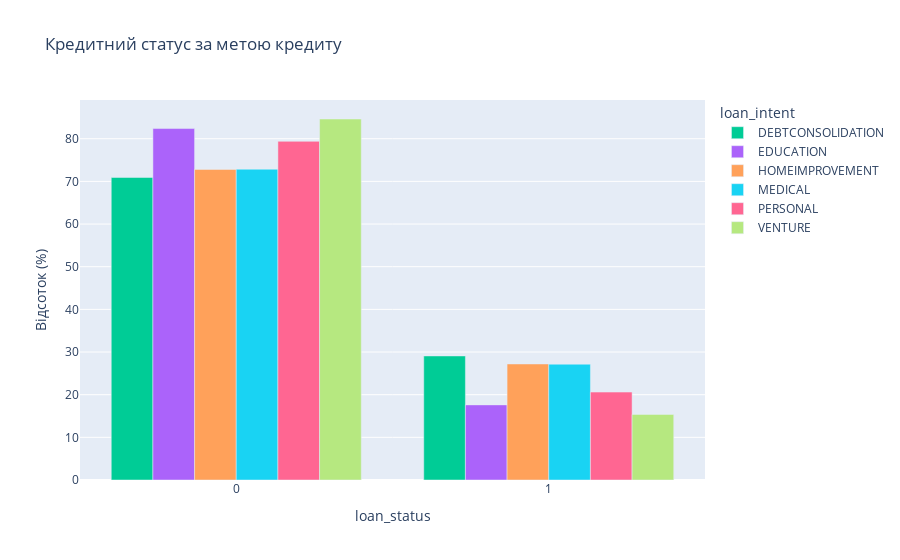

The code cell stored with this chart in its notebook:
### Code cell
# Кредитний статус за власністю житла
ownership_loan_status = df.groupby(['loan_intent', 'loan_status']).size().unstack()
ownership_loan_status_pct = ownership_loan_status.div(ownership_loan_status.sum(axis=1), axis=0) * 100

fig = px.bar(
    ownership_loan_status_pct.T,
    title='Кредитний статус за метою кредиту',
    labels={'value': 'Відсоток (%)', 'index': 'Кредитний статус'},
    color_discrete_map={'No':'#2ecc71', 'Yes':'#e74c3c'},
    barmode='group'
)
fig.show()

### Figure 1 — Plotly figure (JSON) as saved in the notebook; plotly's stock layout.template omitted (floating-point values rounded to 4 significant figures)
{"data": [{"alignmentgroup": "True", "hovertemplate": "loan_intent=DEBTCONSOLIDATION<br>loan_status=%{x}<br>Відсоток (%)=%{y}<extra></extra>", "legendgroup": "DEBTCONSOLIDATION", "marker": {"color": "#00cc96", "pattern": {"shape": ""}}, "name": "DEBTCONSOLIDATION", "offsetgroup": "DEBTCONSOLIDATION", "orientation": "v", "showlegend": true, "textposition": "auto", "type": "bar", "x": [0, 1], "xaxis": "x", "y": [70.92, 29.08], "yaxis": "y"}, {"alignmentgroup": "True", "hovertemplate": "loan_intent=EDUCATION<br>loan_status=%{x}<br>Відсоток (%)=%{y}<extra></extra>", "legendgroup": "EDUCATION", "marker": {"color": "#ab63fa", "pattern": {"shape": ""}}, "name": "EDUCATION", "offsetgroup": "EDUCATION", "orientation": "v", "showlegend": true, "textposition": "auto", "type": "bar", "x": [0, 1], "xaxis": "x", "y": [82.39, 17.61], "yaxis": "y"}, {"alignmentgroup": "True", "hovertemplate": "loan_intent=HOMEIMPROVEMENT<br>loan_status=%{x}<br>Відсоток (%)=%{y}<extra></extra>", "legendgroup": "HOMEIMPROVEMENT", "marker": {"color": "#FFA15A", "pattern": {"shape": ""}}, "name": "HOMEIMPROVEMENT", "offsetgroup": "HOMEIMPROVEMENT", "orientation": "v", "showlegend": true, "textposition": "auto", "type": "bar", "x": [0, 1], "xaxis": "x", "y": [72.8, 27.2], "yaxis": "y"}, {"alignmentgroup": "True", "hovertemplate": "loan_intent=MEDICAL<br>loan_status=%{x}<br>Відсоток (%)=%{y}<extra></extra>", "legendgroup": "MEDICAL", "marker": {"color": "#19d3f3", "pattern": {"shape": ""}}, "name": "MEDICAL", "offsetgroup": "MEDICAL", "orientation": "v", "showlegend": true, "textposition": "auto", "type": "bar", "x": [0, 1], "xaxis": "x", "y": [72.85, 27.15], "yaxis": "y"}, {"alignmentgroup": "True", "hovertemplate": "loan_intent=PERSONAL<br>loan_status=%{x}<br>Відсоток (%)=%{y}<extra></extra>", "legendgroup": "PERSONAL", "marker": {"color": "#FF6692", "pattern": {"shape": ""}}, "name": "PERSONAL", "offsetgroup": "PERSONAL", "orientation": "v", "showlegend": true, "textposition": "auto", "type": "bar", "x": [0, 1], "xaxis": "x", "y": [79.39, 20.61], "yaxis": "y"}, {"alignmentgroup": "True", "hovertemplate": "loan_intent=VENTURE<br>loan_status=%{x}<br>Відсоток (%)=%{y}<extra></extra>", "legendgroup": "VENTURE", "marker": {"color": "#B6E880", "pattern": {"shape": ""}}, "name": "VENTURE", "offsetgroup": "VENTURE", "orientation": "v", "showlegend": true, "textposition": "auto", "type": "bar", "x": [0, 1], "xaxis": "x", "y": [84.63, 15.37], "yaxis": "y"}], "layout": {"barmode": "group", "legend": {"title": {"text": "loan_intent"}, "tracegroupgap": 0}, "title": {"text": "Кредитний статус за метою кредиту"}, "xaxis": {"anchor": "y", "domain": [0, 1], "title": {"text": "loan_status"}}, "yaxis": {"anchor": "x", "domain": [0, 1], "title": {"text": "Відсоток (%)"}}}}
